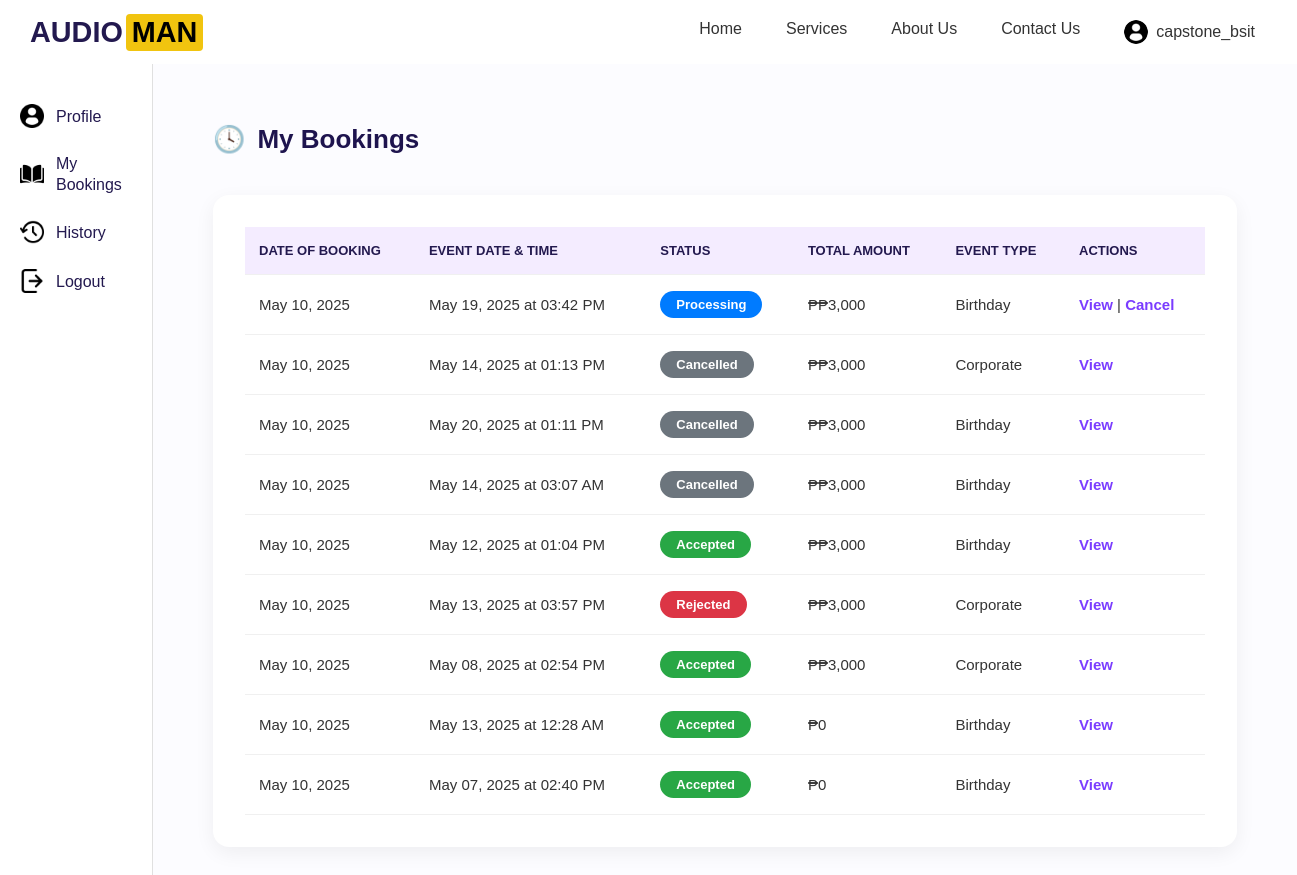
Page /accounts/mybookings/ (signed in) on the earlier database version.
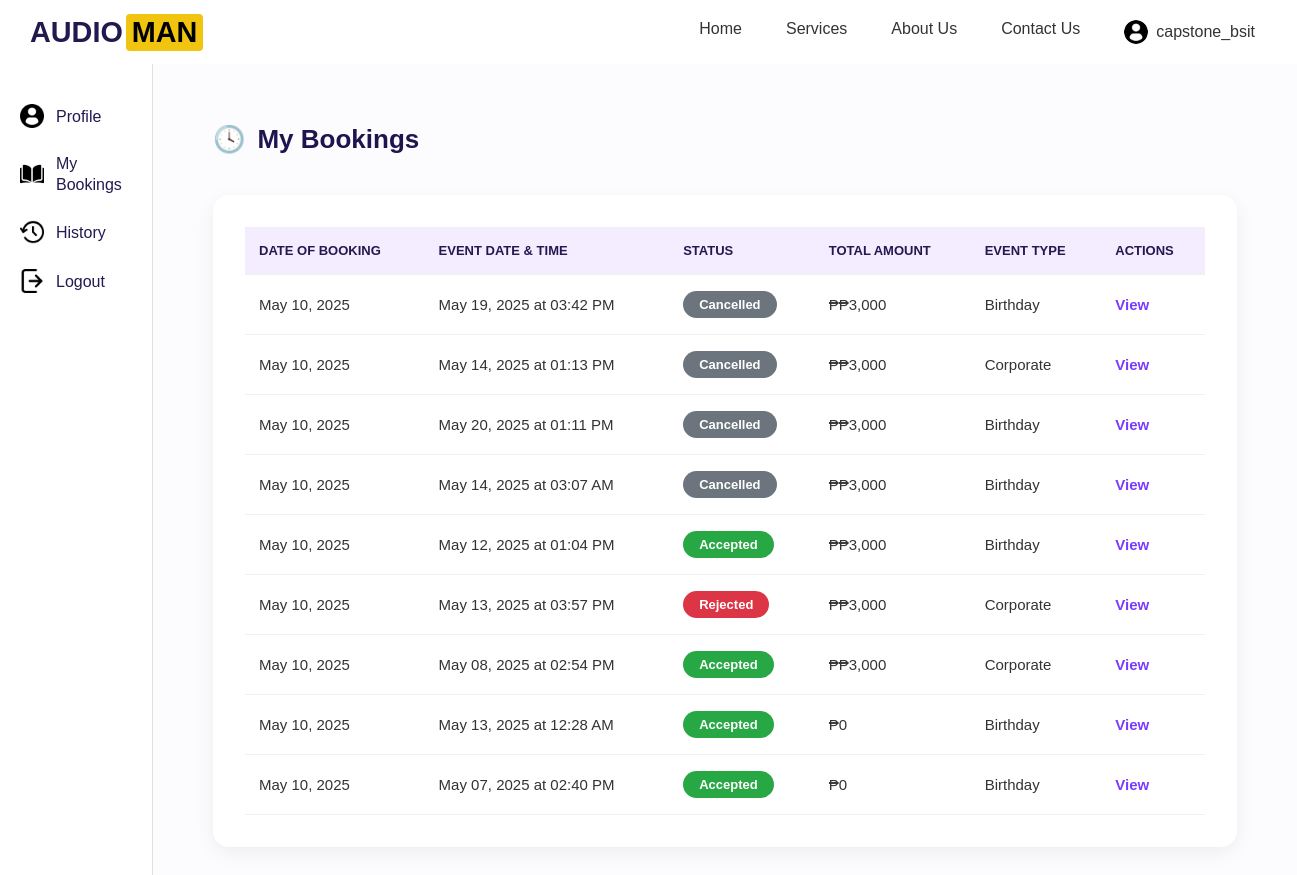
Same page on the later database version.
### accounts/models.py (models this page shows, shortened)
class Booking(models.Model):
    user = models.ForeignKey(User, on_delete=models.CASCADE)
    package = models.ForeignKey('ServicePackage', on_delete=models.CASCADE)
    full_name = models.CharField(max_length=100)
    email = models.EmailField()
    contact_number = models.CharField(max_length=20)
    event_date = models.DateField()
    event_time = models.TimeField()
    event_type = models.CharField(max_length=100)
    location = models.CharField(max_length=255)
    audience_size = models.IntegerField()
    status = models.CharField(max_length=50, default='Processing')
    price = models.CharField(max_length=20)  # Added price
    created_at = models.DateTimeField(auto_now_add=True, null=True)  # ✅ Add this here
    created_at = models.DateTimeField(default=timezone.now)

### accounts/views.py (the view)
# urls.py: path('mybookings/', views.mybookings, name='mybookings'),  # Only accessible by logged-in users
@login_required
def mybookings(request):
    bookings = Booking.objects.filter(user=request.user).order_by('-created_at')
    booking_list = []
    for b in bookings:
        booking_list.append({
            'id': b.id,  # ✅ add this line
            'event_datetime': f"{b.event_date.strftime('%B %d, %Y')} at {b.event_time.strftime('%I:%M %p')}",
            'date_booked': b.created_at.strftime('%B %d, %Y'),
            'status': b.status,
            'total': b.price,
            'event_type': b.event_type,
            'package_title': b.package.title,
        })
    return render(request, 'accounts/mybookings.html', {'booking_list': booking_list})

### accounts/templates/accounts/mybookings.html (shortened to what this page needs)
{% extends 'base.html' %}
{% load static %}
{% block content %}
<div class="container">
  <aside class="sidebar">
    <ul>
      <li><img src="{% static 'images/profile-user.png' %}" alt="User Icon"> <span><a href="{% url 'profile' %}">Profile</a></span></li>
      <li><img src="{% static 'images/open-book.png' %}" alt="Bookings Icon"> <span><a href="{% url 'mybookings' %}">My Bookings</a></span></li>
      <li><img src="{% static 'images/history.png' %}" alt="History Icon"> <span><a href="{% url 'history' %}">History</a></span></li>
      <li><img src="{% static 'images/logout.png' %}" alt="Logout Icon"> <span><a href="{% url 'logout' %}">Logout</a></span></li>
    </ul>
  </aside>
  <main class="main-content">
    <h2><span class="icon">🕓</span> My Bookings</h2>
    <div class="table-container">
      <table>
        <thead>
          <tr>
            <th>Date Of Booking</th>
            <th>Event Date & Time</th>
            <th>Status</th>
            <th>Total Amount</th>
            <th>Event Type</th>
            <th>Actions</th>
          </tr>
        </thead>
        <tbody>
          {% for booking in booking_list %}
          <tr>
            <td>{{ booking.date_booked }}</td>
            <td>{{ booking.event_datetime }}</td>
            <td>
              <span class="status {% if booking.status|lower == 'accepted' %}accepted{% elif booking.status|lower == 'rejected' %}rejected{% elif booking.status|lower == 'processing' %}processing{% elif booking.status|lower == 'cancelled' %}cancelled{% else %}default{% endif %}">
                {{ booking.status }}
              </span>
            </td>
            <td>₱{{ booking.total }}</td>
            <td>{{ booking.event_type }}</td>
            <td>
              <a href="{% url 'view_mybooking' booking.id %}">View</a>
              {% if booking.status == 'Processing' %}
              | <a href="{% url 'cancel_booking' booking.id %}" onclick="return confirm('Are you sure you want to cancel this booking?');">Cancel</a>
              {% endif %}
            </td>
          </tr>
          {% empty %}
          <tr><td colspan="6">No bookings found.</td></tr>
          {% endfor %}
        </tbody>
      </table>
    </div>
  </main>
</div>
{% endblock %}

Differences in the rows shown:
changed Booking (number 1 of 9 on the later page): status "Processing" → "Cancelled" (drawn)
Other differences:
new list line: "May 10, 2025 May 19, 2025 at 03:42 PM ₱ View"
new list line: "Cancelled ₱3,000 Birthday"
list line gone: "May 10, 2025 May 19, 2025 at 03:42 PM ₱ View | Cancel"
list line gone: "Processing ₱3,000 Birthday"
